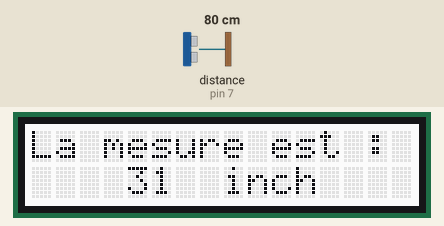
Recording of a sketch running on a simulated Arduino Uno, built with avr-gcc and run on an emulated ATmega328P. Parts: 16×2 character LCD. Inputs (shaded band) come from the test bench; at power-on: distance to the obstacle (sensor on pin 7) 80 cm.

Above: at 1.2 s.
1.3 s: distance to the obstacle (sensor on pin 7) set to 2 cm
At 3.1 s:
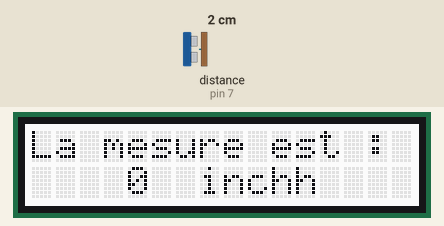
3.6 s: distance to the obstacle (sensor on pin 7) set to 4 cm
At 5.2 s:
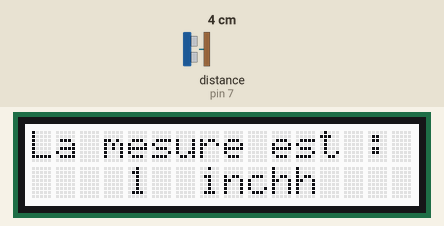
5.6 s: distance to the obstacle (sensor on pin 7) set to 9 cm
At 7.2 s:
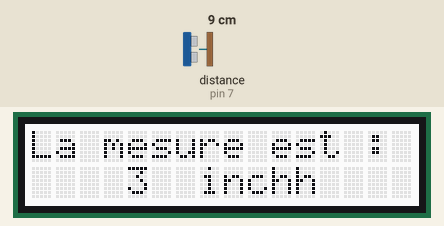
Timing chart, 0 to 8.7 s (numbered marks = the images above; inputs shaded):
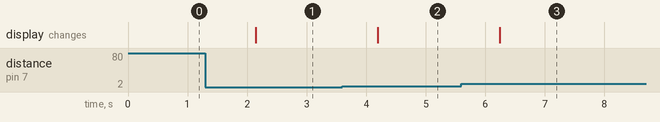

The sketch:

ex4-a.ino
```cpp
#include <Wire.h>
#include "rgb_lcd.h"
rgb_lcd lcd;
#include "Ultrasonic.h"
Ultrasonic ultrasonic(7);


void setup()
{
  lcd.begin(16, 2);
}


void loop()
{
  long RangeInInches;      // déclaration des variables
  long RangeInCentimeters;
  lcd.setCursor(0, 0);      // positionnement colonne 0 ligne 0
  lcd.print("La mesure est : ");
  RangeInInches = ultrasonic.MeasureInInches();  // lecture du résultat en inch
  lcd.setCursor(4, 1);
  lcd.print(RangeInInches);            //0~157 inches
  lcd.print("  inch");
  delay(1000);
}
```

Measured:
- after the input at 1.3 s, the display: changes after 0.85 s (image 1)
- after the input at 3.6 s, the display: changes after 0.59 s (image 2)
- after the input at 5.6 s, the display: changes after 0.64 s (image 3)
